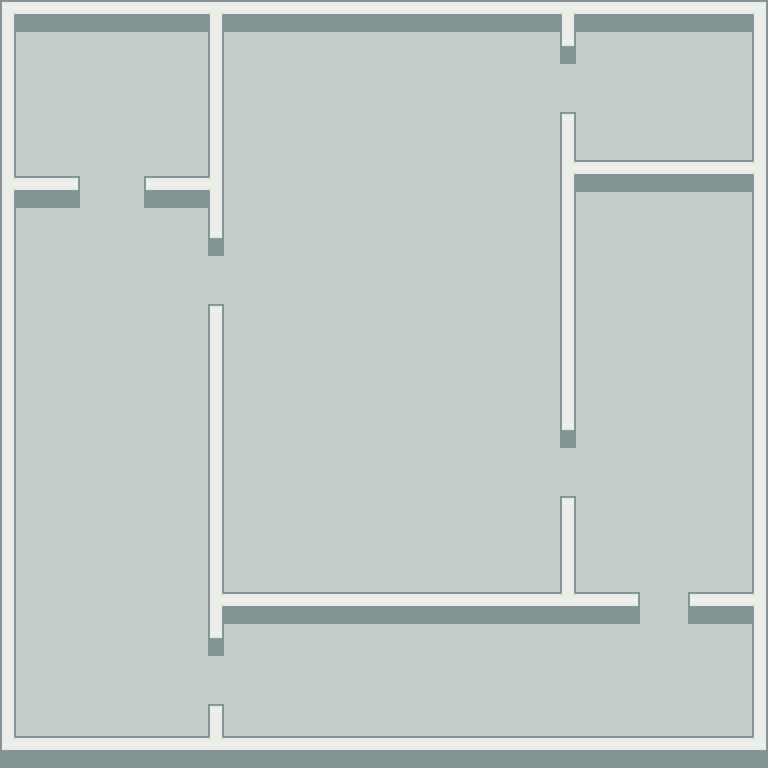

Rendered tile map (Tiled .tmx) drawn with the repository's tilesets; below, a short description and the map source with its tile grids summarised:
An orthogonal 48x48 tile map with 16x16 px tiles, 1 tile layer (Floor), 1 hidden layer not drawn.

<map version="1.10" tiledversion="1.10.2" orientation="orthogonal" renderorder="right-down" width="48" height="48" tilewidth="16" tileheight="16" infinite="0" nextlayerid="4" nextobjectid="1">
 <tileset firstgid="1" source="../../WhiteVoid.tsx" />
 <layer id="2" name="Floor" width="48" height="48">
  <data>[2304 cells, 2304 non-empty, 6 distinct tile ids]</data>
 </layer>
 <layer id="1" name="GameplayLayer" width="48" height="48" visible="0" tintcolor="#ffffff">
  <data>[2304 cells, 0 non-empty, 0 distinct tile ids]</data>
 </layer>
</map>